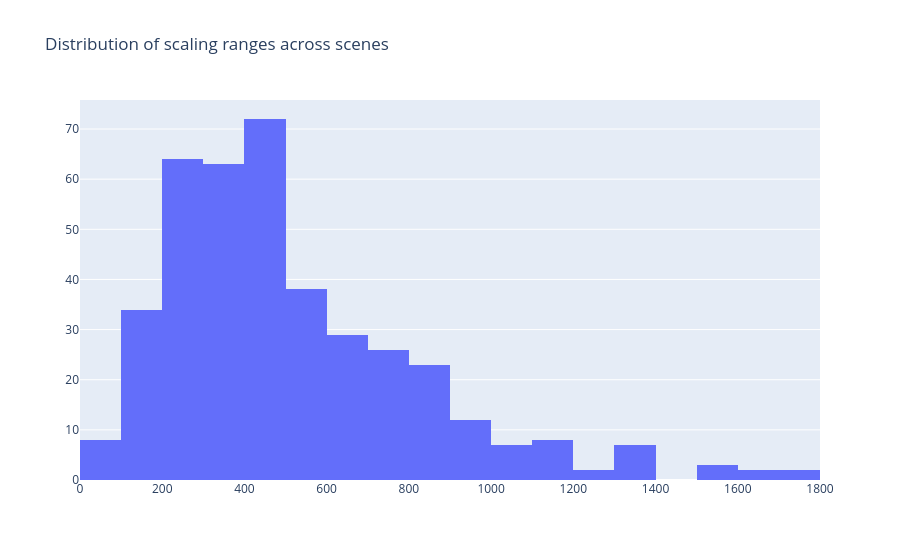

Write notebook code for a chart like this one.
### Code cell
torch.mean(scaling_n_range)

fig = go.Figure(data = [go.Histogram(x = scaling_n_range.squeeze().detach().cpu().numpy())])
fig.update_layout(title = "Distribution of scaling ranges across scenes")
fig.show()

# One image has a huge range

### Figure 1 — Plotly figure (JSON) as saved in the notebook; plotly's stock layout.template omitted (floating-point values rounded to 4 significant figures; data arrays with more than 128 entries replaced by an {"elided": "..."} marker saying what was removed)
{"data": [{"type": "histogram", "x": {"elided": "400 float values"}}], "layout": {"title": {"text": "Distribution of scaling ranges across scenes"}}}
